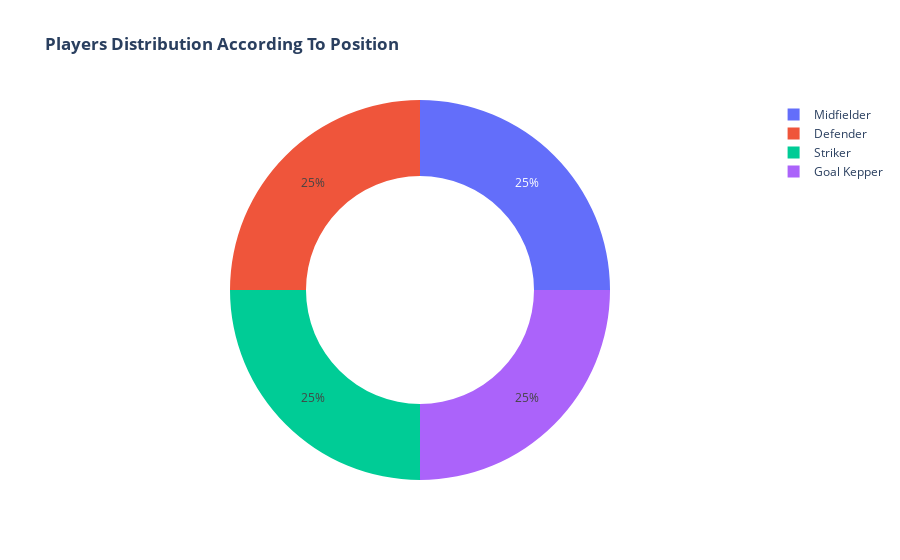

Notebook cell for this chart:
### Markdown cell above
## Oversampling the data

### Code cell
X = df_pos.drop(columns=['Position'])
X = pd.get_dummies(X)
y = df_pos['Position']
X_oversampled, y_oversampled = SMOTE().fit_resample(X, y)
X = pd.DataFrame(X_oversampled, columns=X.columns)
y = pd.DataFrame(y_oversampled, columns=["Position"] )
df_pos = pd.concat([X, y],axis=1)

Player_Positions = go.Pie(values=df_pos['Position'].value_counts().values,
                labels=["Midfielder","Defender","Striker","Goal Kepper"],
                hole=0.6
               )
 

layout = go.Layout(title='<b>Players Distribution According To Position</b>')

fig = go.Figure(data=[Player_Positions], layout=layout)
py.iplot(fig)

### Figure 1 — Plotly figure (JSON) as saved in the notebook; plotly's stock layout.template omitted (floating-point values rounded to 4 significant figures)
{"data": [{"hole": 0.6, "labels": ["Midfielder", "Defender", "Striker", "Goal Kepper"], "type": "pie", "values": [4782, 4782, 4782, 4782]}], "layout": {"title": {"text": "<b>Players Distribution According To Position</b>"}}}
